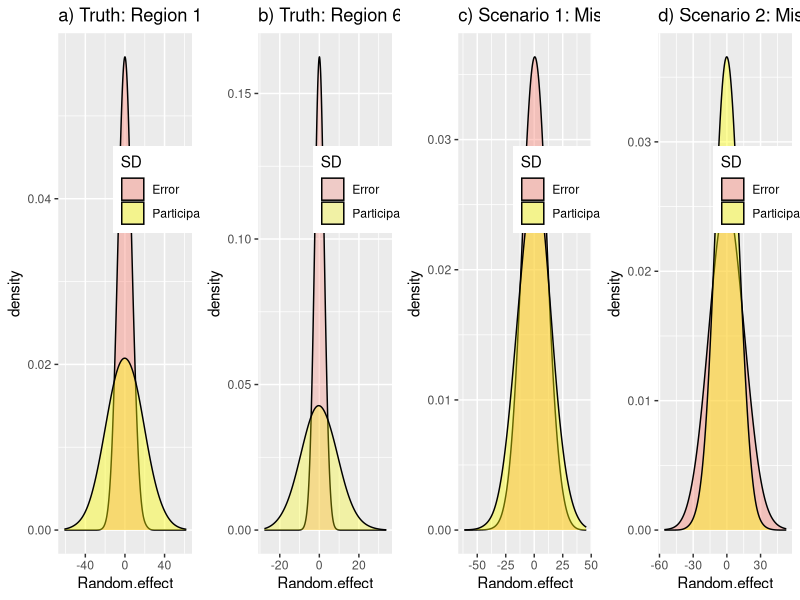

The R source for this figure:
####################
# Ben Risk
# Simulations to examine the single-visit variance
# components models from Cogswell et al 2021
#
# This code supports the commentary:
# On the reproducibility of Quantitative Susceptibility Mapping and its potential as a clinical biomarker: a comment on Cogswell et al. 2021


library(lme4)
library(MASS)
library(ggplot2)
library(gridExtra)
set.seed(1234)


# QSM intrascanner at 3T:
# 

# Here, we use the variances reported in Tables 2 and 5 of
# Feng, X., Deistung, A., & Reichenbach, J. R. (2018). Quantitative susceptibility mapping (QSM) and R2* in the human brain at 3 T: Evaluation of intra-scanner repeatability. Zeitschrift für Medizinische Physik, 28(1), 36-48.

# Use fWM normalized sds:

# 1. Accumbens
# 2. Caudate
# 3. Globus Pallidus
# 4. Hippocampus
# 5. Putamen
# 6. Thalamus
sigmae1 = 6.4397
sigmae2 = 2.9023
sigmae3 = 5.1835
sigmae4 = 3.5113
sigmae5 = 2.7242
sigmae6 = 2.2921


sigmab1 = 17.5220
sigmab2 = 6.2399
sigmab3 = 31.8223
sigmab4 = 8.6990
sigmab5 = 12.1866
sigmab6 = 8.6665

#true ratio of sd:
sigmab1/sigmae1 #reported in manuscript
sigmab2/sigmae2
sigmab3/sigmae3
sigmab4/sigmae4
sigmab5/sigmae5
sigmab6/sigmae6 #reported in manuscript

# true ICC: 
sigmab1^2/(sigmab1^2+sigmae1^2)
sigmab2^2/(sigmab2^2+sigmae2^2)
sigmab3^2/(sigmab3^2+sigmae3^2)
sigmab4^2/(sigmab4^2+sigmae4^2)
sigmab5^2/(sigmab5^2+sigmae5^2)
sigmab6^2/(sigmab6^2+sigmae6^2)


# means are from the first scan
mu1 = 39.42
mu2 = 56.25
mu3 = 131.08
mu4 = 14.58
mu5 = 52.65
mu6 = 19.94

# Simulate data:
var(c(mu1,mu2,mu3,mu4,mu5,mu6))

n = 1000
#n = 10000

R = 3
id = c(1:n)%x%rep(1,R)

temp = diag(c(sigmab1,sigmab2,sigmab3,sigmab4,sigmab5,sigmab6))

# Correlation between random effects in different regions varies.
# In practice, this will be different for each pair of brain regions.
# For 6 brain regions, this involves 6*5/2 = 15 correlations.
# We simplify this setting by setting all correlations
# 15 correlations equal to the same value. 
# We consider two correlations: 1 for all regions; 0.5 for all regions:
rho=c(1,0.5)
varcomp.mismodel.list=list(rho1=NULL,rho0.5=NULL)
varcomp.modelcorrect.list.r1 = list(rho1=NULL,rho0.5=NULL)
varcomp.modelcorrect.list.r6 = list(rho1=NULL,rho0.5=NULL)


for (i in 1:length(rho)) {
  corrMat = matrix(rho[i],6,6)
  diag(corrMat) = 1
  Sigma = temp%*%corrMat%*%temp
  
  b12 = mvrnorm(n=n, mu=c(0,0,0,0,0,0),Sigma=Sigma)
  
  yi1r= b12[,1]%x%rep(1,R)+mu1+rnorm(n=n*R,sd=sigmae1)
  yi2r= b12[,2]%x%rep(1,R)+mu2+rnorm(n=n*R,sd=sigmae2)
  yi3r= b12[,3]%x%rep(1,R)+mu3+rnorm(n=n*R,sd=sigmae3)
  yi4r= b12[,4]%x%rep(1,R)+mu4+rnorm(n=n*R,sd=sigmae4)
  yi5r= b12[,5]%x%rep(1,R)+mu5+rnorm(n=n*R,sd=sigmae5)
  yi6r= b12[,6]%x%rep(1,R)+mu6+rnorm(n=n*R,sd=sigmae6)
  
  
  sim.data = data.frame(y=c(yi1r,yi2r,yi3r,yi4r,yi5r,yi6r),id=c(id,id,id,id,id,id),region=c(c(1:6)%x%rep(1,n*R)),replicate = rep(1,n*R)%x%c(1:R))
  
  #mean.data = sim.data %>% group_by(id,region) %>% summarize_at(vars(y),list(ybar=mean))
  
  # check how well we estimate the true variance components.
  # These results were added to the revised manuscript:
  varcomp.modelcorrect.list.r1[[i]] = as.data.frame(VarCorr(lmer(yi1r~(1|id))))
  varcomp.modelcorrect.list.r6[[i]] = as.data.frame(VarCorr(lmer(yi6r~(1|id))))
 
  sub.data = sim.data[sim.data$replicate==1,]
  mismodel = lmer(y~(1|id)+(1|region),data=sim.data[sim.data$replicate==1,])
  summary(mismodel)
  
  varcomp.mismodel = as.data.frame(VarCorr(mismodel))
  
  varcomp.mismodel.list[[i]] = varcomp.mismodel
}


# ratio of "between" to "within":
varcomp.mismodel.list


# these numbers appear in the manuscript:
# ratio of inter-participant to "error" variance in mis-specified model:
# rho=1
varcomp.mismodel.list[[1]][1,5]/varcomp.mismodel.list[[1]][3,5]

# rho=0.5
varcomp.mismodel.list[[2]][1,5]/varcomp.mismodel.list[[2]][3,5]




## Using the correct model:
varcomp.modelcorrect.list.r1[[1]][1,5]/varcomp.modelcorrect.list.r1[[1]][2,5]
varcomp.modelcorrect.list.r1[[2]][1,5]/varcomp.modelcorrect.list.r1[[2]][2,5]

varcomp.modelcorrect.list.r6[[1]][1,5]/varcomp.modelcorrect.list.r6[[1]][2,5]
varcomp.modelcorrect.list.r6[[2]][1,5]/varcomp.modelcorrect.list.r6[[2]][2,5]




########### Create plots:
# rho=1: 1.33; sigmab = 13.6; sigmae = 10.3

# rho=0.75: 0.96;
# rho=0.5 0.66; 9.4, 14.2
# rho=0: can't distinguish from error

df <- data.frame(SD=factor(rep(c("Participant", "Error"), each=10000)), Random.effect=c(rnorm(10000, mean=0, sd=sigmab1),rnorm(10000, mean=0, sd=sigmae1)))
p0<-ggplot(df, aes(x=Random.effect, fill=SD)) + geom_density(alpha=0.4,adjust=3)+theme(legend.position=c(0.8,0.7))+ggtitle('a) Truth: Region 1')+scale_fill_manual(values=c(Participant='yellow',Error='salmon'))


###############
df <- data.frame(SD=factor(rep(c("Participant", "Error"), each=10000)),Random.effect=c(rnorm(10000, mean=0, sd=sigmab6),rnorm(10000, mean=0, sd=sigmae6)))
# Use semi-transparent fill
p1<-ggplot(df, aes(x=Random.effect, fill=SD)) +
  geom_density(alpha=0.3,adjust=3)+theme(legend.position=c(0.8,0.7))+ggtitle('b) Truth: Region 6')+scale_fill_manual(values=c(Participant='yellow',Error='salmon'))


#######################
df <- data.frame(SD=factor(rep(c("Participant", "Error"), each=10000)), Random.effect=c(rnorm(10000, mean=0, sd=varcomp.mismodel.list$rho1[1,5]),rnorm(10000, mean=0, sd=varcomp.mismodel.list$rho1[3,5])))

p2<-ggplot(df, aes(x=Random.effect, fill=SD))+geom_density(alpha=0.4,adjust=3)+theme(legend.position=c(0.8,0.7))+ggtitle('c) Scenario 1: Misspecified')+scale_fill_manual(values=c(Participant='yellow',Error='salmon'))

#######################
df <- data.frame(SD=factor(rep(c("Participant", "Error"), each=10000)), Random.effect=c(rnorm(10000, mean=0, sd=varcomp.mismodel.list$rho0.5[1,5]),rnorm(10000, mean=0, sd=varcomp.mismodel.list$rho0.5[3,5])))

p3<-ggplot(df, aes(x=Random.effect, fill=SD))+geom_density(alpha=0.4,adjust=3)+theme(legend.position=c(0.8,0.7))+ggtitle('d) Scenario 2: Misspecified')+scale_fill_manual(values=c(Participant='yellow',Error='salmon'))


#pdf(file='~/Dropbox/Apps/Overleaf/QSM Reliability/Figure1.pdf',width=12,height=5)
grid.arrange(p0,p1,p2,p3,nrow=1)
#dev.off()
